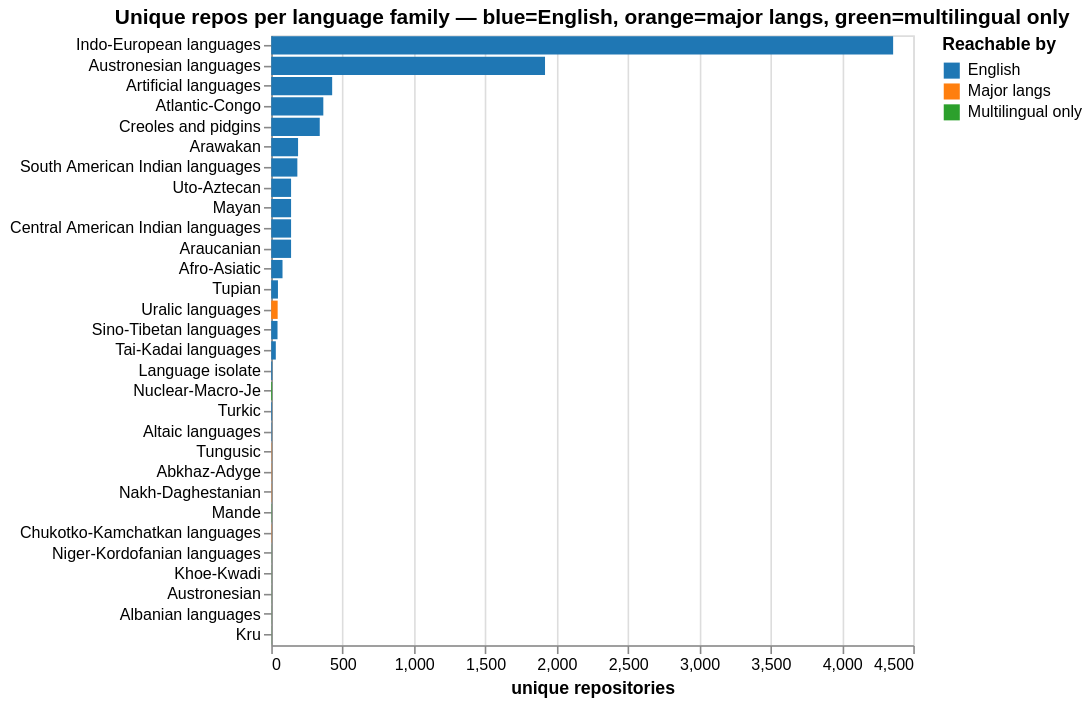

The cell this chart's notebook holds for it:
### Markdown cell above
## 8.5 — Result Distribution by Language Family

Aggregating results to the language family level shows which parts of the world's DH activity are captured by the multilingual approach, and which families only appear because of the full translation coverage (i.e., they would be missed by English-only or major-language search).

### Code cell
# Unique repos per language family
fam_repos = (
    repos_lang.groupby("language_family")["id"]
    .nunique()
    .reset_index(name="n_repos")
    .dropna(subset=["language_family"])
    .sort_values("n_repos", ascending=False)
)

# Flag which families are reachable via English / major languages
en_families    = set(repos_lang[repos_lang["id"].isin(en_repo_ids)]["language_family"].dropna())
major_repo_ids = set(repos_raw[repos_raw["search_term"].str.lower().str.strip().isin(major_terms)]["id"].dropna())
major_families = set(repos_lang[repos_lang["id"].isin(major_repo_ids)]["language_family"].dropna())

fam_repos["reachable_by_english"] = fam_repos["language_family"].isin(en_families)
fam_repos["reachable_by_major"]   = fam_repos["language_family"].isin(major_families)
fam_repos["multilingual_only"]    = ~fam_repos["reachable_by_major"]

# Compute color category in pandas — nested alt.condition not supported in Altair v6
def reach_label(row):
    if row["multilingual_only"]:
        return "Multilingual only"
    if row["reachable_by_english"]:
        return "English"
    return "Major langs"

fam_repos["reach"] = fam_repos.apply(reach_label, axis=1)

fam_bar = alt.Chart(fam_repos).mark_bar().encode(
    y=alt.Y("language_family:N", sort="-x", title=None),
    x=alt.X("n_repos:Q", title="unique repositories"),
    color=alt.Color("reach:N",
                    scale=alt.Scale(
                        domain=["English", "Major langs", "Multilingual only"],
                        range=["#1f77b4", "#ff7f0e", "#2ca02c"],
                    ),
                    title="Reachable by"),
    tooltip=["language_family:N", "n_repos:Q", "reach:N"],
).properties(width=400, height=380,
             title="Unique repos per language family — blue=English, orange=major langs, green=multilingual only")
display(fam_bar)

print(f"Families reachable by English only        : {len(en_families)}")
print(f"Families reachable by major 11 languages  : {len(major_families)}")
print(f"Families only reachable via full pipeline : {fam_repos['multilingual_only'].sum()}")
if fam_repos["multilingual_only"].any():
    print("\nMultilingual-only families:")
    for _, r in fam_repos[fam_repos["multilingual_only"]].iterrows():
        print(f"  {r['language_family']}: {r['n_repos']} repos")

### Figure 1 — Vega specification as saved in the notebook (floating-point values rounded to 4 significant figures)
{"$schema": "https://vega.github.io/schema/vega/v6.json", "data": [{"name": "source_0"}, {"name": "data_0", "values": [{"language_family": "Indo-European languages", "n_repos": 4359, "n_repos_end": 4359.0, "n_repos_start": 0.0, "reach": "English"}, {"language_family": "Austronesian languages", "n_repos": 1919, "n_repos_end": 1919.0, "n_repos_start": 0.0, "reach": "English"}, {"language_family": "Artificial languages", "n_repos": 427, "n_repos_end": 427.0, "n_repos_start": 0.0, "reach": "English"}, {"language_family": "Atlantic-Congo", "n_repos": 365, "n_repos_end": 365.0, "n_repos_start": 0.0, "reach": "English"}, {"language_family": "Creoles and pidgins", "n_repos": 340, "n_repos_end": 340.0, "n_repos_start": 0.0, "reach": "English"}, {"language_family": "Arawakan", "n_repos": 188, "n_repos_end": 188.0, "n_repos_start": 0.0, "reach": "English"}, {"language_family": "South American Indian languages", "n_repos": 183, "n_repos_end": 183.0, "n_repos_start": 0.0, "reach": "English"}, {"language_family": "Uto-Aztecan", "n_repos": 139, "n_repos_end": 139.0, "n_repos_start": 0.0, "reach": "English"}, {"language_family": "Mayan", "n_repos": 139, "n_repos_end": 139.0, "n_repos_start": 0.0, "reach": "English"}, {"language_family": "Central American Indian languages", "n_repos": 139, "n_repos_end": 139.0, "n_repos_start": 0.0, "reach": "English"}, {"language_family": "Araucanian", "n_repos": 139, "n_repos_end": 139.0, "n_repos_start": 0.0, "reach": "English"}, {"language_family": "Afro-Asiatic", "n_repos": 79, "n_repos_end": 79.0, "n_repos_start": 0.0, "reach": "English"}, {"language_family": "Tupian", "n_repos": 47, "n_repos_end": 47.0, "n_repos_start": 0.0, "reach": "English"}, {"language_family": "Uralic languages", "n_repos": 45, "n_repos_end": 45.0, "n_repos_start": 0.0, "reach": "Major langs"}, {"language_family": "Sino-Tibetan languages", "n_repos": 44, "n_repos_end": 44.0, "n_repos_start": 0.0, "reach": "English"}, {"language_family": "Tai-Kadai languages", "n_repos": 32, "n_repos_end": 32.0, "n_repos_start": 0.0, "reach": "English"}, {"language_family": "Language isolate", "n_repos": 7, "n_repos_end": 7.0, "n_repos_start": 0.0, "reach": "English"}, {"language_family": "Nuclear-Macro-Je", "n_repos": 6, "n_repos_end": 6.0, "n_repos_start": 0.0, "reach": "Multilingual only"}, {"language_family": "Turkic", "n_repos": 5, "n_repos_end": 5.0, "n_repos_start": 0.0, "reach": "English"}, {"language_family": "Altaic languages", "n_repos": 3, "n_repos_end": 3.0, "n_repos_start": 0.0, "reach": "English"}, {"language_family": "Tungusic", "n_repos": 2, "n_repos_end": 2.0, "n_repos_start": 0.0, "reach": "Major langs"}, {"language_family": "Abkhaz-Adyge", "n_repos": 2, "n_repos_end": 2.0, "n_repos_start": 0.0, "reach": "Major langs"}, {"language_family": "Nakh-Daghestanian", "n_repos": 2, "n_repos_end": 2.0, "n_repos_start": 0.0, "reach": "Major langs"}, {"language_family": "Mande", "n_repos": 2, "n_repos_end": 2.0, "n_repos_start": 0.0, "reach": "Multilingual only"}, {"language_family": "Chukotko-Kamchatkan languages", "n_repos": 2, "n_repos_end": 2.0, "n_repos_start": 0.0, "reach": "Major langs"}, {"language_family": "Niger-Kordofanian languages", "n_repos": 1, "n_repos_end": 1.0, "n_repos_start": 0.0, "reach": "Multilingual only"}, {"language_family": "Khoe-Kwadi", "n_repos": 1, "n_repos_end": 1.0, "n_repos_start": 0.0, "reach": "Multilingual only"}, {"language_family": "Austronesian", "n_repos": 1, "n_repos_end": 1.0, "n_repos_start": 0.0, "reach": "Multilingual only"}, {"language_family": "Albanian languages", "n_repos": 1, "n_repos_end": 1.0, "n_repos_start": 0.0, "reach": "Multilingual only"}, {"language_family": "Kru", "n_repos": 1, "n_repos_end": 1.0, "n_repos_start": 0.0, "reach": "Multilingual only"}]}, {"name": "source_0_y_domain_language_family", "values": [{"language_family": "Indo-European languages", "sort_field": 4359}, {"language_family": "Austronesian languages", "sort_field": 1919}, {"language_family": "Artificial languages", "sort_field": 427}, {"language_family": "Atlantic-Congo", "sort_field": 365}, {"language_family": "Creoles and pidgins", "sort_field": 340}, {"language_family": "Arawakan", "sort_field": 188}, {"language_family": "South American Indian languages", "sort_field": 183}, {"language_family": "Uto-Aztecan", "sort_field": 139}, {"language_family": "Mayan", "sort_field": 139}, {"language_family": "Central American Indian languages", "sort_field": 139}, {"language_family": "Araucanian", "sort_field": 139}, {"language_family": "Afro-Asiatic", "sort_field": 79}, {"language_family": "Tupian", "sort_field": 47}, {"language_family": "Uralic languages", "sort_field": 45}, {"language_family": "Sino-Tibetan languages", "sort_field": 44}, {"language_family": "Tai-Kadai languages", "sort_field": 32}, {"language_family": "Language isolate", "sort_field": 7}, {"language_family": "Nuclear-Macro-Je", "sort_field": 6}, {"language_family": "Turkic", "sort_field": 5}, {"language_family": "Altaic languages", "sort_field": 3}, {"language_family": "Tungusic", "sort_field": 2}, {"language_family": "Abkhaz-Adyge", "sort_field": 2}, {"language_family": "Nakh-Daghestanian", "sort_field": 2}, {"language_family": "Mande", "sort_field": 2}, {"language_family": "Chukotko-Kamchatkan languages", "sort_field": 2}, {"language_family": "Niger-Kordofanian languages", "sort_field": 1}, {"language_family": "Khoe-Kwadi", "sort_field": 1}, {"language_family": "Austronesian", "sort_field": 1}, {"language_family": "Albanian languages", "sort_field": 1}, {"language_family": "Kru", "sort_field": 1}]}], "marks": [{"type": "rect", "name": "marks", "from": {"data": "data_0"}, "encode": {"update": {"fill": {"field": "reach", "scale": "color"}, "height": {"signal": "max(0.25, bandwidth('y'))"}, "tooltip": {"signal": "{\"language_family\": isValid(datum[\"language_family\"]) ? datum[\"language_family\"] : \"\"+datum[\"language_family\"], \"n_repos\": format(datum[\"n_repos\"], \"\"), \"reach\": isValid(datum[\"reach\"]) ? datum[\"reach\"] : \"\"+datum[\"reach\"]}"}, "x": {"field": "n_repos_end", "scale": "x"}, "y": {"field": "language_family", "scale": "y"}, "x2": {"field": "n_repos_start", "scale": "x"}}}, "style": ["bar"]}], "scales": [{"name": "x", "type": "linear", "domain": {"data": "data_0", "fields": ["n_repos_start", "n_repos_end"]}, "range": [0, {"signal": "width"}], "nice": true, "zero": true}, {"name": "y", "type": "band", "domain": {"data": "source_0_y_domain_language_family", "field": "language_family", "sort": {"op": "max", "field": "sort_field", "order": "descending"}}, "range": [0, {"signal": "height"}], "paddingInner": 0.1, "paddingOuter": 0.05}, {"name": "color", "type": "ordinal", "domain": ["English", "Major langs", "Multilingual only"], "range": ["#1f77b4", "#ff7f0e", "#2ca02c"]}], "axes": [{"scale": "x", "domain": false, "aria": false, "grid": true, "maxExtent": 0, "ticks": false, "minExtent": 0, "tickCount": {"signal": "ceil(width/40)"}, "orient": "bottom", "gridScale": "y", "labels": false, "zindex": 0}, {"scale": "x", "grid": false, "labelFlush": true, "tickCount": {"signal": "ceil(width/40)"}, "zindex": 0, "orient": "bottom", "labelOverlap": true, "title": "unique repositories"}, {"scale": "y", "grid": false, "orient": "left", "zindex": 0}], "title": {"text": "Unique repos per language family — blue=English, orange=major langs, green=multilingual only", "frame": "group"}, "width": 400, "style": "cell", "height": 380, "legends": [{"title": "Reachable by", "fill": "color", "symbolType": "square"}], "background": "white", "padding": 5}
